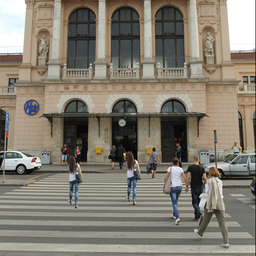
#> input picture images/001_F.png, 256 x 256 px, shrunk from 512 x 512 before the run; its folder holds only this picture in this run
$ python detect.py ../images/001_F.png
#> lines starting #> are read from the running program, lines starting #| are printed output that depends on the picture
### src/double_jpeg_compression.py
import numpy as np
import pandas as pd
import cv2
import argparse
import csv
import sys

from scipy import fftpack as fftp
from matplotlib import pyplot as plt

def detect(input):
#> called with input = '..//images//../images/001_F.png'
    firstq = 30
    secondq = 40
    thres = 0.5

    dct_rows = 0;
    dct_cols = 0;

    image = cv2.imread(input)
#> image is the input picture: shape (256, 256, 3); mean B, G, R 113.5, 125.4, 131.7
    shape = image.shape;
#> shape = (256, 256, 3)

    if shape[0]%8 != 0: dct_rows = shape[0]+8-shape[0]%8
    else: dct_rows = shape[0]
#> dct_rows = 256

    if shape[1]%8 != 0: dct_cols = shape[1]+8-shape[1]%8
    else: dct_cols = shape[1]
#> dct_cols = 256

    dct_image = np.zeros((dct_rows,dct_cols,3),np.uint8)
    dct_image[0:shape[0], 0:shape[1]] = image

    y = cv2.cvtColor(dct_image, cv2.COLOR_BGR2YCR_CB)[:,:,0]
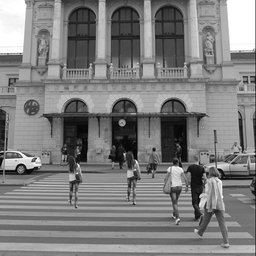
#> y: shape (256, 256); min 0, max 255, mean 125.9

    w = y.shape[1]
#> w = 256
    h = y.shape[0]
#> h = 256
    n = w*h/64
#> n = 1024

    Y = y.reshape(h//8,8,-1,8).swapaxes(1,2).reshape(-1, 8, 8)

    qDCT =[]

    for i in range(0,Y.shape[0]): qDCT.append(cv2.dct(np.float32(Y[i])))
#> after the loop, qDCT = 1024 items

    qDCT = np.asarray(qDCT, dtype=np.float32)
    qDCT = np.rint(qDCT - np.mean(qDCT, axis = 0)).astype(np.int32)
    f,a1 = plt.subplots(8,8)
    a1 = a1.ravel()

    k=0;
    flag = True
    for idx,ax in enumerate(a1):
        k+=1;
        data = qDCT[:,int(idx/8),int(idx%8)]
        val,key = np.histogram(data, bins=np.arange(data.min(), data.max()+1))
        z = np.absolute(fftp.fft(val))
        z = np.reshape(z,(len(z),1))
        rotz = np.roll(z,int(len(z)/2))

        slope = rotz[1:] - rotz[:-1]
        indices = [i+1 for i in range(len(slope)-1) if slope[i] > 0 and slope[i+1] < 0]

        peak_count = 0

        for j in indices:
            if rotz[j][0]>thres: peak_count+=1

        if(k==3):
            if peak_count>=50: return True
            else: return False
            flag = False
#> after the loop, k = 3

### src/noise_variance.py
import sys
import math
import numpy as np

from PIL import Image
from scipy import signal
from sklearn.cluster import KMeans

def estimate_noise(I):
    H, W = I.shape

    M = [[1, -2, 1], [-2, 4, -2], [1, -2, 1]]

    sigma = np.sum(np.sum(np.absolute(signal.convolve2d(I, M))))
    sigma = sigma * math.sqrt(0.5 * math.pi) / (6 * (W-2) * (H-2))

    return sigma

def detect(input, blockSize=32):
#> called with input = '..//images//../images/001_F.png', blockSize = 32
    im = Image.open(input)
    im = im.convert('1')
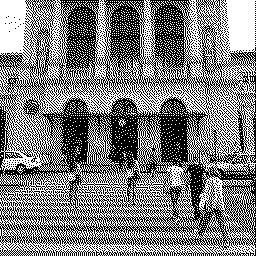
#> im: PIL image 256x256 1; 49.1% white in thin lines or dots

    blocks = []

    imgwidth, imgheight = im.size
#> imgwidth = 256; imgheight = 256

    # break up image into NxN blocks, N = blockSize
    for i in range(0,imgheight,blockSize):
        for j in range(0,imgwidth,blockSize):
            box = (j, i, j+blockSize, i+blockSize)
            b = im.crop(box)
            a = np.asarray(b).astype(int)
            blocks.append(a)
#> after the loop, blocks = 64 items

    variances = []
    for block in blocks:
        variances.append([estimate_noise(block)])
#> this loop made 64 passes
#> sigma in estimate_noise on passes 1 to 12: 0.267, 0.971, 0.723, 0.755, 0.777, 0.765, 1.04, 0.177, 0.542, 0.921, 0.727, 0.763
#> after the loop, variances = 64 items, first 6: [0.267], [0.971], [0.723], [0.755], [0.777], [0.765]

    kmeans = KMeans(n_clusters=2, random_state=0).fit(variances)
    center1, center2 = kmeans.cluster_centers_
#> center1 = [0.648]; center2 = [0.944]

    if abs(center1 - center2) > .4: return True
    else: return False

### src/copy_move_cfa.py
import sys
from PIL import Image, ImageFilter, ImageDraw
import operator as op
from optparse import OptionParser

def Dist(p1,p2):
    x1, y1 = p1
    x2, y2 = p2
    return (((x1-x2)*(x1-x2)) + ((y1-y2)*(y1-y2)))**0.5

def intersectarea(p1,p2,size):
    x1, y1 = p1
    x2, y2 = p2
    ix1, iy1 = max(x1,x2), max(y1,y2)
    ix2, iy2 = min(x1+size,x2+size), min(y1+size,y2+size)
    iarea = abs(ix2-ix1)*abs(iy2-iy1)
    if iy2 < iy1 or ix2 < ix1: iarea = 0
    return iarea

# [23 lines left out: functions Hausdorff_distance, hassimilarcluster, not called in this run]

def blockpoints(pix, coords, size):
    xs, ys = coords
    for x in range(xs,xs+size):
        for y in range(ys,ys+size):
            yield pix[x,y]

def colortopalette(color, palette):
    for a,b in palette:
        if color >= a and color < b:
            return b

def imagetopalette(image, palcolors):
    assert image.mode == 'L', "Only grayscale images supported !"
    pal = [(palcolors[i],palcolors[i+1]) for i in range(len(palcolors)-1)]
    image.putdata([colortopalette(c,pal) for c in list(image.getdata())])

def getparts(image, block_len, opt):
 img = image.convert('L') if image.mode != 'L' else image
 w, h = img.size
 parts = []
 # Bluring image for abandoning image details and noise.
 for n in range(int(opt.imblev)):
  img = img.filter(ImageFilter.SMOOTH_MORE)
 # Converting image to custom palette
 imagetopalette(img, [x for x in range(256) if x%int(opt.impalred) == 0])
 pix = img.load()

 for x in range(w-block_len):
  for y in range(h-block_len):
   data = list(blockpoints(pix, (x,y), block_len)) + [(x,y)]
   parts.append(data)
 parts = sorted(parts)
 return parts

def similarparts(imagparts, opt):
 dupl = []
 l = len(imagparts[0])-1

 for i in range(len(imagparts)-1):
  difs = sum(abs(x-y) for x,y in zip(imagparts[i][:l],imagparts[i+1][:l]))
  mean = float(sum(imagparts[i][:l])) / l
  dev = float(sum(abs(mean-val) for val in imagparts[i][:l])) / l
  if mean == 0: mean = .000000000001
  if dev/mean >= float(opt.blcoldev):
   if difs <= int(opt.blsim):
    if imagparts[i] not in dupl:
     dupl.append(imagparts[i])
    if imagparts[i+1] not in dupl:
     dupl.append(imagparts[i+1])

 return dupl

def clusterparts(parts, block_len, opt):
 parts = sorted(parts, key=op.itemgetter(-1))
 clusters = [[parts[0][-1]]]

 # assign all parts to clusters
 for i in range(1,len(parts)):
  x, y = parts[i][-1]

  # detect box already in cluster
  fc = []
  for k,cl in enumerate(clusters):
   for xc,yc in cl:
    ar = intersectarea((xc,yc),(x,y),block_len)
    intrat = float(ar)/(block_len*block_len)
    if intrat > float(opt.blint):
     if not fc: clusters[k].append((x,y))
     fc.append(k)
     break

  # if this is new cluster
  if not fc:
   clusters.append([(x,y)])
  else:
   # re-clustering boxes if in several clusters at once
   while len(fc) > 1:
    clusters[fc[0]] += clusters[fc[-1]]
    del clusters[fc[-1]]
    del fc[-1]

 item = op.itemgetter
 # filter out small clusters
 clusters = [clust for clust in clusters if Dist((min(clust,key=item(0))[0],min(clust,key=item(1))[1]), (max(clust,key=item(0))[0],max(clust,key=item(1))[1]))/(block_len*1.4) >= float(opt.rgsize)]

 # filter out clusters, which doesn`t have identical twin cluster
 clusters = [clust for x,clust in enumerate(clusters) if hassimilarcluster(x, clusters, opt)]

 return clusters

def marksimilar(image, clust, size, opt):
 blocks = []
 if clust:
  draw = ImageDraw.Draw(image)
  mask = Image.new('RGB', (size,size), 'cyan')
  for cl in clust:
   for x,y in cl:
   	im = image.crop((x,y,x+size,y+size))
   	im = Image.blend(im,mask,0.5)
   	blocks.append((x,y,im))
  for bl in blocks:
  	x,y,im = bl
  	image.paste(im,(x,y,x+size,y+size))
  if int(opt.imauto):
   for cl in clust:
    cx1 = min([cx for cx,cy in cl])
    cy1 = min([cy for cx,cy in cl])
    cx2 = max([cx for cx,cy in cl]) + size
    cy2 = max([cy for cx,cy in cl]) + size
    draw.rectangle([cx1,cy1,cx2,cy2],outline="green")
 return image

def detect(input, opt, args):
    block_len = 15
    im = Image.open(input)
    lparts = getparts(im, block_len, opt)
#> the loop in getparts, `for n in range(int(opt.imblev)):` made 8 passes
#> pass 1, in getparts, `img = img.filter(ImageFilter.SMOOTH_MORE)`:
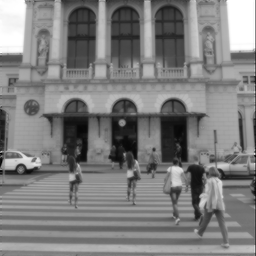
#> img: PIL image 256x256 L; min 0, max 255, mean 125.9
#> after the loop in getparts, `for n in range(int(opt.imblev)):`:
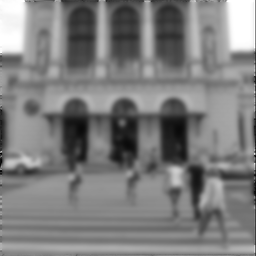
#> img: PIL image 256x256 L; min 0, max 255, mean 125.7
#> in imagetopalette, `pal = [(palcolors[i],palcolors[i+1]) for i in range(len(palcolors)-1)]`: pal = [(0, 15), (15, 30), (30, 45), (45, 60), (60, 75), (75, 90), (90, 105), (105, 120), (120, 135), (135, 150), (150, 165), (165, 180), (180, 195), (195, 210), (210, 225), (225, 240), (240, 255)]
#> the loop in colortopalette, `for a,b in palette:` made 17 passes
#> the loop in colortopalette, `for a,b in palette:` made 15 passes
#> the loop in colortopalette, `for a,b in palette:` made 10 passes
#> the loop in colortopalette, `for a,b in palette:` made 11 passes
#> the loop in colortopalette, `for a,b in palette:` made 9 passes
#> the loop in colortopalette, `for a,b in palette:` made 7 passes
#> the loop in colortopalette, `for a,b in palette:` made 8 passes
#> after the loop in getparts, `for x in range(w-block_len):`: parts = 58081 items
#> lparts = 58081 items
    dparts = similarparts(lparts, opt)
#> in similarparts, `l = len(imagparts[0])-1`: l = 225
#> the loop in similarparts, `for i in range(len(imagparts)-1):` made 58080 passes
#> (difs, dev) on passes 1 to 12: (0, 0), (0, 0), (0, 0), (0, 0), (0, 0), (0, 0), (0, 0), (0, 0), (0, 0), (0, 0), (0, 0), (0, 0)
#> after the loop in similarparts, `for i in range(len(imagparts)-1):`: dupl = 513 items
#> dparts = 513 items
    cparts = clusterparts(dparts, block_len, opt) if int(opt.imauto) else [[elem[-1] for elem in dparts]]
#> in clusterparts, `clusters = [[parts[0][-1]]]`: clusters = [[(2, 116)]]
#> the loop in clusterparts, `for i in range(1,len(parts)):` made 512 passes
#> (x, y) on passes 1 to 2: (2, 127), (3, 119)
    im = marksimilar(im, cparts, block_len, opt)
    out = input.rsplit('//')[2] + '_analyzed.jpg'
    im.save('..//images//' + out)
    identical_regions = len(cparts) if int(opt.imauto) else 0
    return(identical_regions)

### src/copy_move_detection.py
import os
import time
import image_object

# [16 lines left out: function detect_dir, not called in this run]


def detect(sourceDirectory, fileName, outputDirectory, blockSize=32):
    if not os.path.exists(sourceDirectory):
        print("\tError: Source Directory did not exist.")
        return
    elif not os.path.exists(sourceDirectory + fileName):
        print("\tError: Image file did not exist.")
        return
    elif not os.path.exists(outputDirectory):
        print("\tError: Output Directory did not exist.")
        return

    singleImage = image_object.image_object(sourceDirectory, fileName, blockSize, outputDirectory)
    count = singleImage.run()

    return count

### src/detect.py
import sys

import double_jpeg_compression
import copy_move_cfa
import copy_move_detection
import noise_variance

from optparse import OptionParser

if __name__ == '__main__':
    # copy-move parameters
    cmd = OptionParser("usage: %prog image_file [options]")
    cmd.add_option('', '--imauto', help='Automatically search identical regions. (default: %default)', default=1)
    cmd.add_option('', '--imblev',help='Blur level for degrading image details. (default: %default)', default=8)
    cmd.add_option('', '--impalred',help='Image palette reduction factor. (default: %default)', default=15)
    cmd.add_option('', '--rgsim', help='Region similarity threshold. (default: %default)', default=5)
    cmd.add_option('', '--rgsize',help='Region size threshold. (default: %default)', default=1.5)
    cmd.add_option('', '--blsim', help='Block similarity threshold. (default: %default)',default=200)
    cmd.add_option('', '--blcoldev', help='Block color deviation threshold. (default: %default)', default=0.2)
    cmd.add_option('', '--blint', help='Block intersection threshold. (default: %default)', default=0.2)
    opt, args = cmd.parse_args()
    if not args:
        cmd.print_help()
        sys.exit()
    im_str = args[0]

    print('\nIs double compressed: ')
    double_compressed = double_jpeg_compression.detect('..//images//' + im_str)

    if(double_compressed): print('\tTRUE')
    else: print('\tFALSE')

    print('\nNoise variance inconsistency detected: ')
    noise_forgery = noise_variance.detect('..//images//' + im_str)

    if(noise_forgery): print('\tTRUE')
    else: print('\tFALSE')

    print('\nCopy-move regions found: ')
    #print('\nRunning CFA artifact detection...\n')
    identical_regions_cfa = copy_move_cfa.detect('..//images//' + im_str, opt, args)
    #print('\n', identical_regions_cfa, 'CFA artifacts detected')

    count_cmf = copy_move_detection.detect('../images/', im_str, '../output/', blockSize=32)
    if(identical_regions_cfa != 0):
        if(count_cmf != 0):
            print(count_cmf, 'identical regions detected')
            identical_regions_cfa = 0
            if(count_cmf == 0):
                print(identical_regions_cfa, 'identical regions detected')
    else:
        print(count_cmf, 'identical regions detected')

    if ((not double_compressed) and (identical_regions_cfa == 0) and (not noise_forgery) and (count_cmf == 0)):
        print('\nNo forgeries were detected - this image has probably not been tampered with.')
    else:
        print('\nSome forgeries were detected - this image may have been tampered with.')
